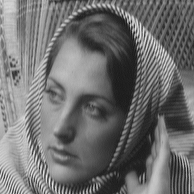
#> input picture teaching/optimization/cours_optim/TP/tp2_17-18/Code/barb.bmp, 194 x 194 px
$ python sanstitre1.py
#> lines starting #> are read from the running program, lines starting #| are printed output that depends on the picture; long printed decimals are rounded
### teaching/optimization/cours_optim/TP/tp2_17-18/Code/tp2_tools.py
import numpy as np
import matplotlib.pyplot as plt
from skimage import transform
from compute_wavelet_filter import compute_wavelet_filter


def upsampling(x, d):
    """
        up-sampling along dimension d by factor p=2
    """
    p = 2
    s = x.shape
    if d == 1:
        y = np.zeros((p * s[0], s[1]))
        y[::p, :] = x
    elif d == 2:
        y = np.zeros((s[0], p * s[1]))
        y[:, ::p] = x
    else:
        raise Exception('Not implemented')
    return y


def subsampling(x, d):
    # subsampling along dimension d by factor p=2
    p = 2
    if d == 1:
        y = x[::p, :]
    elif d == 2:
        y = x[:, ::p]
    else:
        raise Exception('Not implemented')
    return y


def rescale(f, a=0, b=1):
    """
        Rescale linearly the dynamic of a vector to fit within a range [a,b]
    """
    v = f.max() - f.min()
    g = (f - f.min()).copy()
    if v > 0:
        g = g * 1. / v
    return a * 1. + g * (b - a)


def load_image(name, n=-1, flatten=1, resc=1, grayscale=1):
    """
        Load an image from a file, rescale its dynamic to [0,1], turn it into a grayscale image
        and resize it to size n x n.
    """
#> called with name = 'barb.bmp', n = 32, flatten = 1, resc = 1, grayscale = 1
    f = plt.imread(name)
#> f is the input picture: shape (194, 194); min 14, max 236, mean 110.9
    # turn into normalized grayscale image
    if grayscale == 1:
        if (flatten == 1) and np.ndim(f) > 2:
            f = np.sum(f, axis=2)
    if resc == 1:
        f = rescale(f)
#> in rescale, `v = f.max() - f.min()`: v = 222
    # change the size of the image
    if n > 0:
        if np.ndim(f) == 2:
            f = transform.resize(f, [n, n], 1)
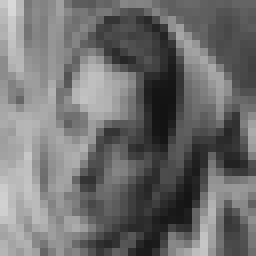
#> f: shape (32, 32) float64 (shown 8 times larger); min 0.0756, max 0.852, mean 0.437
        elif np.ndim(f) == 3:
            f = transform.resize(f, [n, n, f.shape[2]], 1)
    return f


def circshift1d(x, k):
    """
        Circularly shift a 1D vector
    """
    return np.roll(x, -k, axis=0)


def cconv(x, h, d):
    """
        Circular convolution along dimension d.
        h should be small and with odd size
    """
    if d == 2:
        # apply to transposed matrix
        return np.transpose(cconv(np.transpose(x), h, 1))
    y = np.zeros(x.shape)
    p = len(h)
    pc = int(round(float((p - 1) / 2)))
    for i in range(0, p):
        y = y + h[i] * circshift1d(x, i - pc)
    return y


def reverse(x):
    """
        Reverse a vector.
    """
    return x[::-1]


def perform_wavortho_transf(f, Jmin, dir, h):
    """
        perform_wavortho_transf - compute orthogonal wavelet transform

        fw = perform_wavortho_transf(f,Jmin,dir,options);

        You can give the filter in options.h.

        Works in 2D only.

        Copyright (c) 2014 Gabriel Peyre
    """

    n = f.shape[1]
    Jmax = int(np.log2(n) - 1)
    # compute g filter
    u = np.power(-np.ones(len(h) - 1), range(1, len(h)))
    # alternate +1/-1
    g = np.concatenate(([0], h[-1:0:-1] * u))

    if dir == 1:
        ### FORWARD ###
        fW = f.copy()
        for j in np.arange(Jmax, Jmin - 1, -1):
            A = fW[:2 ** (j + 1):, :2 ** (j + 1):]
            for d in np.arange(1, 3):
                Coarse = subsampling(cconv(A, h, d), d)
                Detail = subsampling(cconv(A, g, d), d)
                A = np.concatenate((Coarse, Detail), axis=d - 1)
            fW[:2 ** (j + 1):, :2 ** (j + 1):] = A
        return fW
    else:
        ### BACKWARD ###
        fW = f.copy()
        f1 = fW.copy()
        for j in np.arange(Jmin, Jmax + 1):
            A = f1[:2 ** (j + 1):, :2 ** (j + 1):]
            for d in np.arange(1, 3):
                if d == 1:
                    Coarse = A[:2**j:, :]
                    Detail = A[2**j: 2**(j + 1):, :]
                else:
                    Coarse = A[:, :2 ** j:]
                    Detail = A[:, 2 ** j:2 ** (j + 1):]
                Coarse = cconv(upsampling(Coarse, d), reverse(h), d)
                Detail = cconv(upsampling(Detail, d), reverse(g), d)
                A = Coarse + Detail
            f1[:2 ** (j + 1):, :2 ** (j + 1):] = A
        return f1


def noisy_observations(n=32, r_sparse=0.2, r_info=0.5):
    """
    Measurement function.

    Parameters:
    - n is the image size (n x n);
    - r_sparse is the ratio of non-zero coefficients (wavelet domain) of the
    signal x to recover;
    - r_info is the ratio between the size of y and the size of x.

    Return y, A,  where:
    - y is the vector of measurements;
    - A is the sensing matrix (we look for x such that y = Ax);
    """

    im = rescale(load_image("barb.bmp", n))
#> call 2 of rescale, with a = 0, b = 1
#> in rescale (call 2), `v = f.max() - f.min()`: v = 0.777
#> in rescale (call 2), `g = g * 1. / v`:
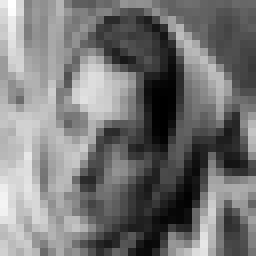
#> g: shape (32, 32) float64 (shown 8 times larger); min 0, max 1, mean 0.465

    h = compute_wavelet_filter("Daubechies", 4)

    # Compute the matrix of wavelet transform
    mask = np.zeros((n, n))
    A0 = []
    for i in range(n):
        for j in range(n):
            mask[i, j] = 1
            wt = perform_wavortho_transf(mask, 0, +1, h)
            A0.append(wt.ravel())
            mask[i, j] = 0
    A0 = np.asarray(A0)

    # Gaussian matrix x Wavelet transform (keep ratio r_info)
    G = np.random.randn(int(np.floor(n**2 * r_info)), n**2) / n
    A = G.dot(A0)

    # Threshold the image (keep ratio r_sparse) and generate the measurements y
    # Same as x_true = A0.T.dot(im.flatten())
    x_true = perform_wavortho_transf(im, 0, +1, h).ravel()
#> x_true = 1024 values, max 14.88 at index 0, min -2.67 at index 2, mean 0.018
    thshol = np.sort(np.abs(x_true.ravel()))[int((1 - r_sparse) * n**2)]
#> thshol = 0.141
    x_true[np.abs(x_true) <= thshol] = 0
    y = A.dot(x_true)  # Vector of measurements
#> y = 512 values, max 1.26 at index 271, min -1.17 at index 467, mean 0.0501

    return y, A


def back_to_image(x):
    n = int(np.sqrt(x.size))
    h = compute_wavelet_filter("Daubechies", 4)
    wt = x.reshape((n, n))
    im = perform_wavortho_transf(wt, 0, -1, h)
    return im


def plot_image(x):
    plt.figure(figsize=(1, 1))
    im = back_to_image(x)
    plt.imshow(im, cmap='gray')
    plt.axis('off')


# [53 lines left out: functions total_variation_op, noisy_observation_inf, noisy_observation_nuclear, not called in this run]

### teaching/optimization/cours_optim/TP/tp2_17-18/Code/Code/compute_wavelet_filter.py
import numpy as np


def compute_wavelet_filter(type, par):
    """
        compute_wavelet_filter - Generate Orthonormal QMF Filter for Wavelet Transform


           [h,g] = compute_wavelet_filter(Type,Par)

         Inputs
           Type   string, 'Haar', 'Beylkin', 'Coiflet', 'Daubechies',
                  'Symmlet', 'Vaidyanathan','Battle'
           Par    integer, it is a parameter related to the support and vanishing
                  moments of the wavelets, explained below for each wavelet.

        Outputs
          h   low pass quadrature mirror filter
          g   high pass

         Description
           The Haar filter (which could be considered a Daubechies-2) was the
           first wavelet, though not called as such, and is discontinuous.

           The Beylkin filter places roots for the frequency response function
           close to the Nyquist frequency on the real axis.

           The Coiflet filters are designed to give both the mother and father
           wavelets 2*Par vanishing moments; here Par may be one of 1,2,3,4 or 5.

           The Daubechies filters are minimal phase filters that generate wavelets
           which have a minimal support for a given number of vanishing moments.
           They are indexed by their length, Par, which may be one of
           2,4,6,8,10,12,14,16,18 or 20. The number of vanishing moments is par/2.

           Symmlets are also wavelets within a minimum size support for a given
           number of vanishing moments, but they are as symmetrical as possible,
           as opposed to the Daubechies filters which are highly asymmetrical.
           They are indexed by Par, which specifies the number of vanishing
           moments and is equal to half the size of the support. It ranges
           from 4 to 10.

           The Vaidyanathan filter gives an exact reconstruction, but does not
           satisfy any moment condition.  The filter has been optimized for
           speech coding.

           The Battle-Lemarie filter generate spline orthogonal wavelet basis.
           The parameter Par gives the degree of the spline. The number of
           vanishing moments is Par+1.

        See Also
           FWT_PO, IWT_PO, FWT2_PO, IWT2_PO, WPAnalysis

        References
            The books by Daubechies and Wickerhauser.

        Warning : only Daubechies implemented for the moment !
    """

    if type == 'Daubechies':

        if par == 1:
            f = [1, 1] / np.sqrt(2)

        if par == 4:
            f = [.482962913145, .836516303738,
                 .224143868042, -.129409522551]

        if par == 6:
            f = [.332670552950, .806891509311,
                 .459877502118, -.135011020010,
                 -.085441273882, .035226291882]

        if par == 8:
            f = [.230377813309, .714846570553,
                 .630880767930, -.027983769417,
                 -.187034811719, .030841381836,
                 .032883011667, -.010597401785]

        if par == 10:
            f = [.160102397974, .603829269797, .724308528438,
                 .138428145901, -.242294887066, -.032244869585,
                 .077571493840, -.006241490213, -.012580751999,
                 .003335725285]

        if par == 12:
            f = [.111540743350, .494623890398, .751133908021,
                 .315250351709, -.226264693965, -.129766867567,
                 .097501605587, .027522865530, -.031582039317,
                 .000553842201, .004777257511, -.001077301085]

        if par == 14:
            f = [.077852054085, .396539319482, .729132090846,
                 .469782287405, -.143906003929, -.224036184994,
                 .071309219267, .080612609151, -.038029936935,
                 -.016574541631, .012550998556, .000429577973,
                 -.001801640704, .000353713800]

        if par == 16:
            f = [.054415842243, .312871590914, .675630736297,
                 .585354683654, -.015829105256, -.284015542962,
                 .000472484574, .128747426620, -.017369301002,
                 -.044088253931, .013981027917, .008746094047,
                 -.004870352993, -.000391740373, .000675449406,
                 -.000117476784]

        if par == 18:
            f = [.038077947364, .243834674613, .604823123690,
                 .657288078051, .133197385825, -.293273783279,
                 -.096840783223, .148540749338, .030725681479,
                 -.067632829061, .000250947115, .022361662124,
                 -.004723204758, -.004281503682, .001847646883,
                 .000230385764, -.000251963189, .000039347320]

        if par == 20:
            f = [.026670057901, .188176800078, .527201188932,
                 .688459039454, .281172343661, -.249846424327,
                 -.195946274377, .127369340336, .093057364604,
                 -.071394147166, -.029457536822, .033212674059,
                 .003606553567, -.010733175483, .001395351747,
                 .001992405295, -.000685856695, -.000116466855,
                 .000093588670, -.000013264203]

    else:
        raise ValueError("Wrong arguments, see comments for acceptable values")

    f = list(f / np.linalg.norm(f))

    if len(f) % 2 == 0:
        f = [0] + f

    return f

### teaching/optimization/cours_optim/TP/tp2_17-18/Code/sanstitre1.py
#!/usr/bin/env python2
# -*- coding: utf-8 -*-
"""
Created on Tue Mar 13 12:01:41 2018

@author: alain_durmus
"""

import numpy as np
import matplotlib.pyplot as plt
from tp2_tools import *
import warnings
warnings.filterwarnings('ignore')

y, A = noisy_observations()
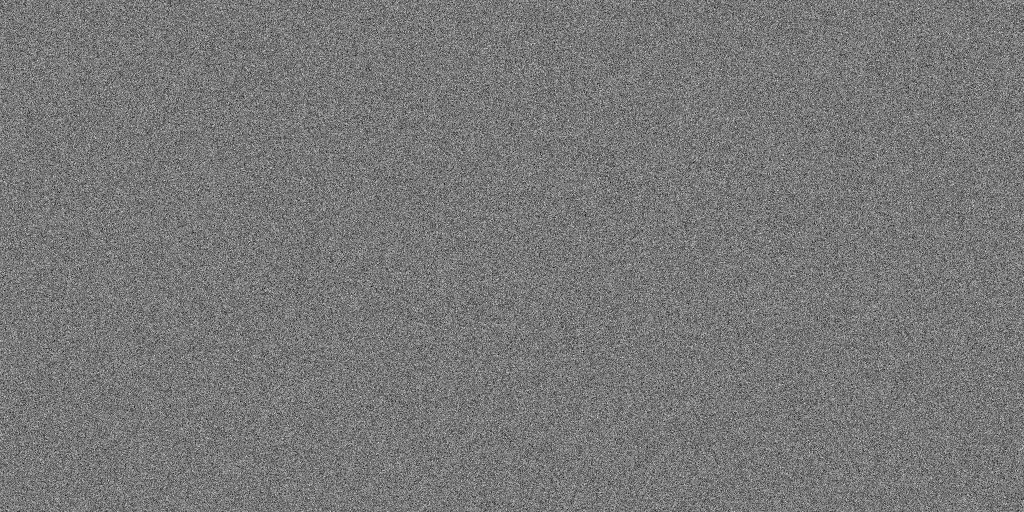
#> A: shape (512, 1024) float64; min -0.148, max 0.166, mean -1.3e-05; drawn with min black and max white

def proxL1(x, gamma):
    return np.fmax(0, 1 - gamma / np.fmax(1e-15, np.abs(x))) * x

def ista(y, A, mu=1., n_it=100):
#> called with y = array of shape (512,), mu = 2, n_it = 50
    Q = A.T.dot(A)
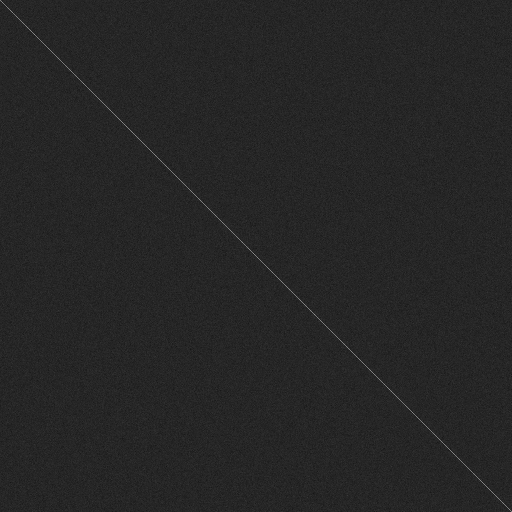
#> Q: shape (1024, 1024) float64 (shown at 1/2 size); min -0.106, max 0.606, mean 0.000446; drawn with min black and max white
    Ay = A.T.dot(y)
#> Ay = 1024 values, max 6.12 at index 0, min -1.31 at index 68, mean -0.00171

    gamma = 1 / (mu * np.linalg.eigvalsh(Q).max())
#> gamma = 0.173
    x = np.zeros(A.shape[1])
#> x = 1024 values from 0 to 0

    obj = []
    for it in range(n_it):
        x = proxL1(x - gamma*mu*(Q.dot(x) - Ay), gamma)
        obj.append( np.linalg.norm(x, ord=1) + mu/2*np.linalg.norm(A.dot(x)-y)**2 )
#> after the loop, obj = 50 values, max 90.57 at index 0, min 37.01 at index 49, mean 41.29; x = 1024 values, max 13.05 at index 0, min -1.91 at index 2, mean 0.0127

    return x, obj

mu = 2.
xista, objista = ista(y, A, mu=mu, n_it=50)
#> xista has the same summary as x in ista; objista has the same summary as obj in ista

plt.figure()
plt.plot(objista)

plot_image(xista)
#> in back_to_image, `h = compute_wavelet_filter("Daubechies", 4)`: h = [0, 0.483, 0.837, 0.224, -0.129]
#> in back_to_image, `wt = x.reshape((n, n))`:
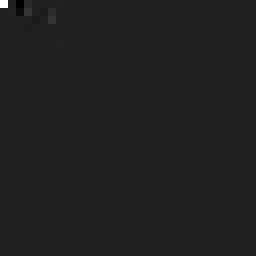
#> wt: shape (32, 32) float64 (shown 8 times larger); min -1.91, max 13.05, mean 0.0127; drawn with min black and max white
#> in back_to_image, `im = perform_wavortho_transf(wt, 0, -1, h)`:
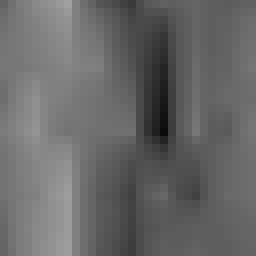
#> im: shape (32, 32) float64 (shown 8 times larger); min 0.0498, max 0.627, mean 0.408

print("||Ax-y||=", np.linalg.norm(A.dot(xista)-y))
#| ||Ax-y||= 4.008
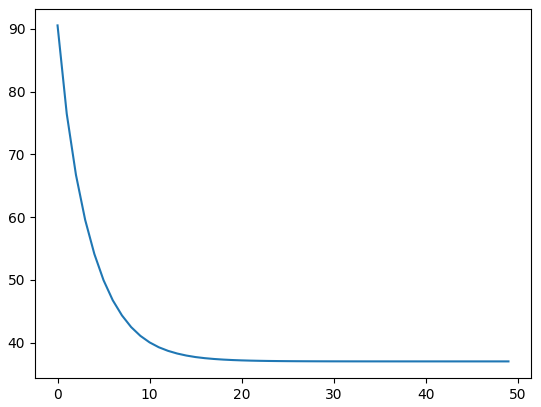
#> figure drawn by matplotlib, 1 panel; curve peaks at x = 0, y = 90.57
